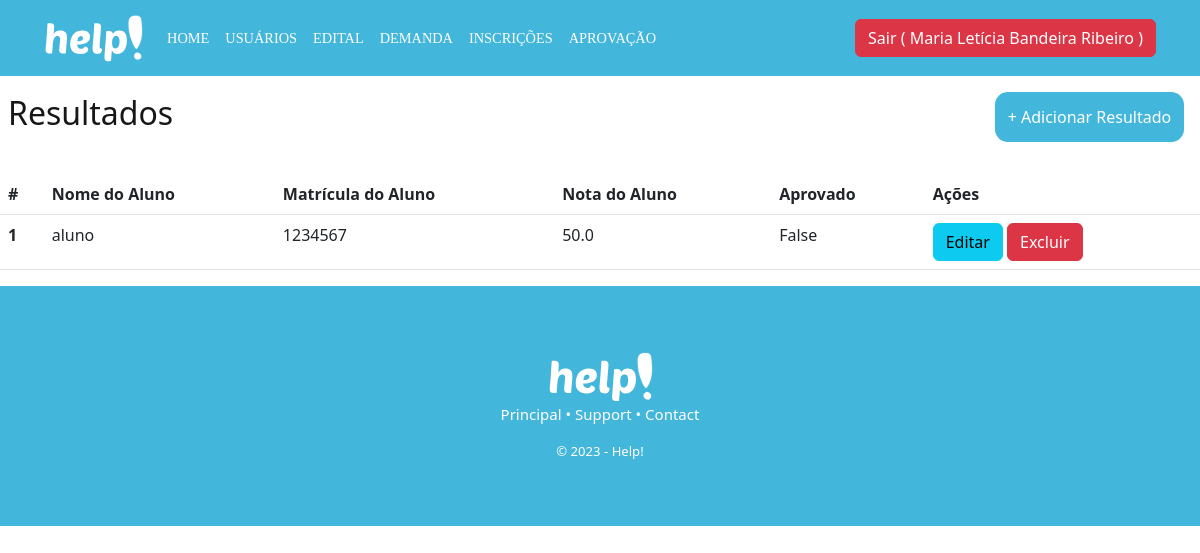
Page /aprovacao/recovery (signed in) on the committed database.
### database/models.py (models this page shows, shortened)
class Usuario(db.Model, UserMixin):
  __tablename__= "usuario"
  id = db.Column(db.Integer, primary_key = True)
  nome = db.Column(db.String(100))
  email = db.Column(db.String(100))
  matricula = db.Column(db.String(100))
  senha = db.Column(db.String(100))
  admin = db.Column(db.Boolean)
  professor = db.Column(db.Boolean)

class Aprovacao(db.Model):
  id = db.Column(db.Integer, primary_key = True)
  id_usuario = db.Column(db.Integer, db.ForeignKey('usuario.matricula'))
  nota = db.Column(db.Float)
  aprovacao = db.Column(db.Boolean)
  usuario = db.relationship('Usuario', foreign_keys=id_usuario)

### controllers/aprovacao.py (the view)
@bp_aprovacao.route('/recovery')
@login_required
def recovery():
  if not current_user.admin:
    flash("Acesso não permitido")
    return redirect('/login')
  aprovacao = Aprovacao.query.all()
  return render_template('aprovacao_recovery.html', aprovacao = aprovacao)

### controllers/usuario.py (called while the page is built)
@lm.user_loader
def load_user(id):
  usuario = Usuario.query.filter_by(id=id).first()
  return usuario

### templates/aprovacao_recovery.html (shortened to what this page needs)
{% extends 'header.html' %}
{% block container %}
<div id="recovery">
  <div class="nav">
<h1 class="title-recovery">Resultados</h1>
<a href="/aprovacao/create" class="btn btn-primary btn-adc" style="background-color: #43B6DB !important">+ Adicionar Resultado</a>
  </div>
</div>
  <table class="table">
    <thead style="background-color: #43B6DB !important; color: white;">
      <tr>
        <th scope="col">#</th>
        <th scope="col">Nome do Aluno</th>
        <th scope="col">Matrícula do Aluno</th>
        <th scope="col">Nota do Aluno</th>
        <th scope="col">Aprovado</th>
        {% if current_user.admin %}
        <th scope="col">Ações</th>
        {% endif %}
      </tr>
    </thead>
    <tbody>
      {% for a in aprovacao %}
        <tr>
          <th scope="row">{{a.id}}</th>
          <td>{{a.usuario.nome}}</td>
          <td>{{a.usuario.matricula}}</td>
          <td>{{a.nota}}</td>
          <td>{{a.aprovacao}}</td>
        {% if current_user.admin %}
          <td>
            <a href="/aprovacao/update/{{a.id}}" class="btn btn-info">Editar</a>
				    <a href="/aprovacao/delete/{{a.id}}" class="btn btn-danger">Excluir</a>
          </td>
        {% endif %}
        </tr>
	    {% endfor %}
    </tbody>
  </table>
{% endblock %}

### templates/header.html (shortened to what this page needs)
<!DOCTYPE html>
<html lang="pt-br">
<head>
  <link href="https://cdn.jsdelivr.net/npm/bootstrap@5.3.0-alpha1/dist/css/bootstrap.min.css" rel="stylesheet">
  <link rel="stylesheet" href="/static/header.css">
</head>
<body>
<nav class="navbar navbar-expand-lg bg-body-tertiary" style="background-color: #43B6DB !important; padding-left: 2rem; padding-right: 2rem;">
  <div class="container-fluid">
    <a class="navbar-brand" href="/usuarios/dashboard"><img src="/static/assets/help.svg" alt="..." height="50vh"></a>
    <div class="collapse navbar-collapse" id="navbarSupportedContent">
      <ul class="navbar-nav me-auto mb-2 mb-lg-0">
        <li class="nav-item">
          <a class="nav-link active" aria-current="page" href="/usuarios/dashboard">Home</a>
        </li>
        {% if current_user.admin %}
        <li class="nav-item">
          <a class="nav-link" href="/usuarios/recovery">Usuários</a>
        </li>
        {% endif %}
        {% if current_user.admin %}
        <li class="nav-item">
          <a class="nav-link" href="/edital/recovery">Edital</a>
        </li>
        {% endif %}
        {% if current_user.professor %}
        <li class="nav-item">
          <a class="nav-link" href="/demanda/recovery">Demanda</a>
        </li>
        {% endif %}
        {% if current_user.professor %}
        <li class="nav-item">
          <a class="nav-link" href="/inscricao/recovery">Inscrições</a>
        </li>
        {% endif %}
        {% if current_user.professor %}
        <li class="nav-item">
          <a class="nav-link" href="/aprovacao/recovery">Aprovação</a>
        </li>
        {% endif %}
      </ul>
      <form class="d-flex" role="search">
        <a href="{{url_for('usuarios.logoff')}}" class="btn btn-danger" id="button-sair">Sair ( {{current_user.nome}} )</a>
      </form>
    </div>
  </div>
</nav>
  {% block container %}
  {% endblock %}
    <footer>
      <img src="/static/assets/help.svg" alt="IFRN">
      <p>Principal • Support • Contact</p>
      <small>© 2023 - Help!</small>
    </footer>
</body>
</html>

### static/header.css (style rules this page uses)
:root { --color-principal: #43B6DB; --color-secundary: #A1DBED; --color-gray: #171717; --color-black: #263238; --color-gray-secundary: #404A50; }
.nav-link { color: white !important; transition: 0.5s ease-in-out; }
.btn-primary { background-color: var(--color-secundary) !important; }
.table { margin-top: 1rem; }
.nav { display: flex; justify-content: space-between; align-items: center; padding: 0.5rem; }
.title-recovery { font-weight: 400; color: var(--color-gray); font-size: 2rem; }
.btn-adc { float: left; padding: 0.8rem; background: var(--color-secundary); color: #fff; text-decoration: none; border-radius: 0.8rem; margin: 0.5rem; border: none; }
ul, li { list-style-type: none; font-family: 'Poppins'; font-style: normal; font-weight: 500; font-size: 14.358px; line-height: 170%; text-align: left; text-transform: uppercase; color: #626262; }
footer { background: #43B6DB; font-weight: 400; font-size: 15px; color: #FFFFFF; padding: 64px; text-align: center; width: 100%; height: 15rem; display: flex; justify-content: center; align-items: center; flex-direction: column; }

### rows in the picture
Usuario: nome "Maria Letícia Bandeira Ribeiro"
Aprovacao: id "1", usuario.nome "aluno", usuario.matricula "1234567", nota "50.0", aprovacao "False"
